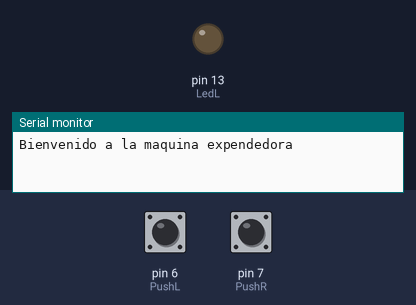
Bench run of a sketch on a simulated Arduino Uno, built with avr-gcc and run on an emulated ATmega328P. Parts: output pins drawn as LEDs (lit = HIGH), the last lines printed to the serial monitor. The test bench sets the inputs (shaded band); at power-on: pin 6 (PushL) LOW, pin 7 (PushR) LOW.

Above: at 1.2 s.
1.3 s: pin 6 (PushL) pulled HIGH for 1 s
At 1.89 s:
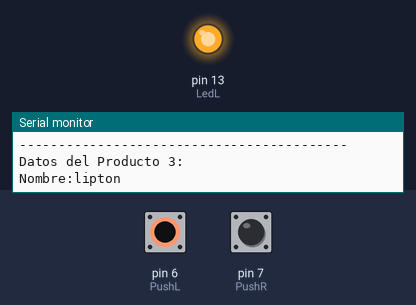
4.3 s: pin 6 (PushL) pulled HIGH for 3.2 s
At 8.7 s:
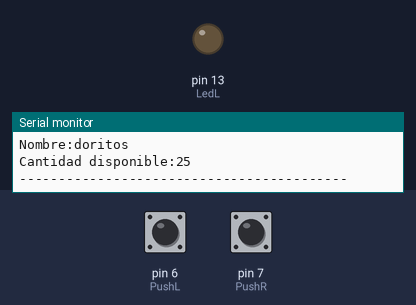
9.0 s: pin 7 (PushR) pulled HIGH for 1 s
At 9.5 s:
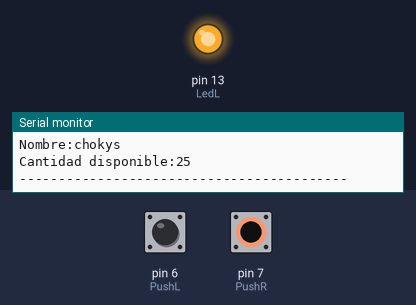
Timing chart, 0 to 12.2 s (numbered marks = the images above; inputs shaded):
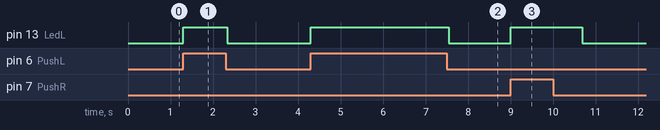

The sketch:

Practica_3.ino
```cpp
/*
   Fundacion Kinal
   Centro educativo tecnico laboral kinal
   Quinto perito
   Quinto Electronica
   Codigo Tecnico: EB5AV
   Curso: Taller de electronica digital y reparacion de computadoras I
   Proyecto: Máquina Expendedora
   Dev:Oscar Jefferson Yahir Gonzalez Gonzalez
   Fecha: 19 de abril
*/
#define LedL 13
int PushL = 6;
int PushR= 7;
int Seleccionar = 1;

struct datos_productos {
  char nombres_productos[100];
  byte cantidad;
};
datos_productos prod1 = {"doritos", 25};
datos_productos prod2 = {"chokys", 25};
datos_productos prod3 = {"lipton", 25};
datos_productos prod4 = {"kisses", 25};
void setup(){
  pinMode(PushL, INPUT);
  pinMode(PushR, INPUT);
  pinMode(LedL, OUTPUT);
  Serial.begin(9600);
  Serial.println("Bienvenido a la maquina expendedora");
}
void loop() {
  if(digitalRead(PushL) == HIGH){
    Seleccionar--;
    digitalWrite(LedL, HIGH);
    if(Seleccionar < 1){
      Seleccionar = 4;
    }
      if(Seleccionar == 1){
        Serial.println("Datos del Producto 1:");
        Serial.print("Nombre:");
        Serial.println(prod1.nombres_productos);
        Serial.print("Cantidad disponible:");
        Serial.println(prod1.cantidad);
        Serial.println("------------------------------------------");
      }
      if(Seleccionar == 2){
        Serial.println("Datos del Producto 2:");
        Serial.print("Nombre:");
        Serial.println(prod2.nombres_productos);
        Serial.print("Cantidad disponible:");
        Serial.println(prod2.cantidad);
        Serial.println("------------------------------------------");
      }
      if(Seleccionar == 3){
        Serial.println("Datos del Producto 3:");
        Serial.print("Nombre:");
        Serial.println(prod3.nombres_productos);
        Serial.print("Cantidad disponible:");
        Serial.println(prod3.cantidad);
        Serial.println("------------------------------------------");
      }
      if(Seleccionar == 4){
        Serial.println("Datos del Producto 4:");
        Serial.print("Nombre:");
        Serial.println(prod4.nombres_productos);
        Serial.print("Cantidad disponible:");
        Serial.println(prod4.cantidad);
        Serial.println("------------------------------------------");
      }
    else{
      digitalWrite(LedL, LOW);
    }
  }
  if(digitalRead(PushR) == HIGH)
  {
    Seleccionar++;
    digitalWrite(LedL, HIGH);
    if(Seleccionar > 4){
      Seleccionar = 1;
    }
      if(Seleccionar == 1){
        Serial.println("Datos del Producto 1:");
        Serial.print("Nombre:");
        Serial.println(prod1.nombres_productos);
        Serial.print("Cantidad disponible:");
        Serial.println(prod1.cantidad);
        Serial.println("------------------------------------------");
      }
      if(Seleccionar == 2){
        Serial.println("Datos del Producto 2:");
        Serial.print("Nombre:");
        Serial.println(prod2.nombres_productos);
        Serial.print("Cantidad disponible:");
        Serial.println(prod2.cantidad);
        Serial.println("------------------------------------------");
      }
      if(Seleccionar == 3){
        Serial.println("Datos del Producto 3:");
        Serial.print("Nombre:");
        Serial.println(prod3.nombres_productos);
        Serial.print("Cantidad disponible:");
        Serial.println(prod3.cantidad);
        Serial.println("------------------------------------------");
      }
      if(Seleccionar == 4){
        Serial.println("Datos del Producto 4:");
        Serial.print("Nombre:");
        Serial.println(prod4.nombres_productos);
        Serial.print("Cantidad disponible:");
        Serial.println(prod4.cantidad);
        Serial.println("------------------------------------------");
      }
    delay(800);
  }
  else{
    digitalWrite(LedL, LOW);
  }
}
```

Measured:
- after the input at 1.3 s, pin 13 (LedL): LOW → HIGH at once, → LOW 1.0 s later
- after the input at 4.3 s, pin 13 (LedL): LOW → HIGH at once, → LOW 3.2 s later
- after the input at 9.0 s, pin 13 (LedL): LOW → HIGH at once, → LOW 1.7 s later
